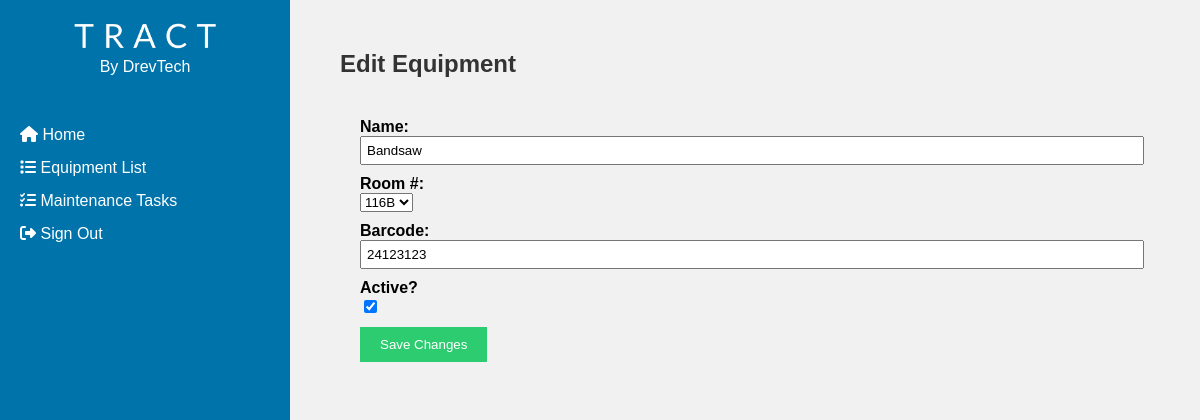
/equipment/1/edit (signed in), run on the app's committed database.
### models.py (models this page shows, shortened)
class Equipment(Base):
    __tablename__ = 'equipment'
    id = Column(Integer, primary_key=True)
    name = Column(String(80), nullable=False)
    room = Column(String(80), nullable=False)
    barcode = Column(String(120), unique=True, nullable=False)
    manual_id = Column(Integer, ForeignKey('manual.id'), nullable=True)
    is_active = Column(Boolean, default=True, nullable=True)

### app.py (the view, shortened to what this page needs)
    @app.route('/equipment/<int:id>/edit', methods=['GET', 'POST'])
    @login_required
    def edit_equipment(id):
        equipment = Equipment.query.get(id)
        form = EquipmentForm(obj=equipment)
        return render_template('edit_equipment.html', form=form, equipment=equipment)

### forms.py
class EquipmentForm(FlaskForm):
    name = StringField('Name')
    room = SelectField('Room #', choices=[('116A', '116A'), ('116B', '116B'), ('118', '118'), ('120', '120'), ('122', '122')])
    barcode = StringField('Barcode')
    is_active = BooleanField('Active')

### templates/edit_equipment.html (shortened to what this page needs)
{% extends 'basee.html' %}
{% block content %}
<div class="squeeze">
    <h1>Edit Equipment</h1>
    <div class="form-container">
        <form method="POST">
            <div class="form-field">
                <label for="name">Name:</label>
                {{ form.name(class="text-field") }}
            </div>
            <div class="form-field">
                <label for="room">Room #:</label>
                {{ form.room(class="select-field") }}
            </div>
            <div class="form-field">
                <label for="barcode">Barcode:</label>
                {{ form.barcode(class="text-field") }}
            </div>
            <div class="form-field">
                <label for="is_active">Active?</label>
                {{ form.is_active(class="checkbox-field") }}
            </div>
            <div class="form-field">
                <input type="submit" value="Save Changes" class="submit-button">
            </div>
        </form>
    </div>
</div>
{% endblock %}

### static/styles.css (style rules this page uses)
body { font-family: Arial, sans-serif; margin: 0; padding: 0; min-height: 100vh; display: flex; flex-direction: column; }
.squeeze { margin: 30px; }
.form-container { margin-top: 20px; padding: 20px; background-color: #f1f1f1; }
.form-field { margin-bottom: 10px; }
label { display: block; font-weight: bold; }
input[type="text"] { width: 100%; padding: 5px; }
.submit-button { padding: 10px 20px; background-color: #2ecc71; color: #fff; border: none; cursor: pointer; }
h1 { color: #333; font-size: 24px; margin-bottom: 10px; }

### data on the page
Equipment: name "Bandsaw", room "116B", barcode "24123123", is_active "☑"
